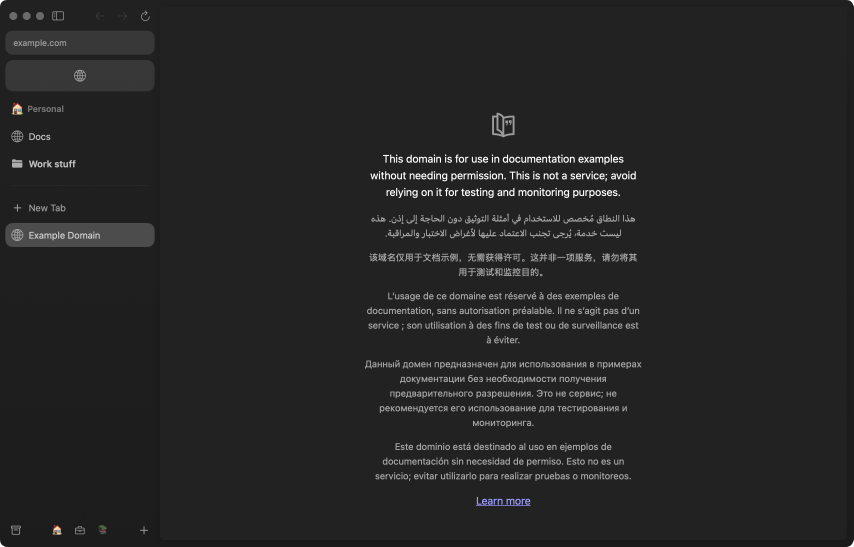
#> input picture review/w9d-mac/rest.png, 2560 x 1640 px, found by its file name (shown at 1/3 size)
$ python compare.py
#> lines starting #> are read from the running program, lines starting #| are printed output that depends on the picture
### review/w9b5-win/scripts/measure.py
# Measure a symbol's ink in a 2x capture: coverage per pixel against the region's background.
import sys, numpy as np
from PIL import Image
def load(path): return np.asarray(Image.open(path).convert('RGB')).astype(float)
#> called with path = 'ref/review/w9d-mac/rest.png'
def coverage(img, x0, y0, x1, y1, bg=None, ink=None):
#> called with x0 = 210, y0 = 1560, x1 = 270, y1 = 1620
    r = img[y0:y1, x0:x1]
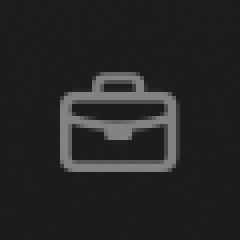
#> r: shape (60, 60, 3) float64 (shown 4 times larger); min 28, max 131, mean 37.9
    if bg is None:
        edge = np.concatenate([r[0], r[-1], r[:,0], r[:,-1]])
#> edge = 240 rows, first 8: [28, 28, 28], [29, 29, 29], [29, 29, 29], [28, 28, 28], [28, 28, 28], [28, 28, 28], [29, 29, 29], [29, 29, 29]
        bg = np.median(edge, axis=0)
#> bg = [28, 28, 28]
    d = np.abs(r - bg).sum(axis=2)
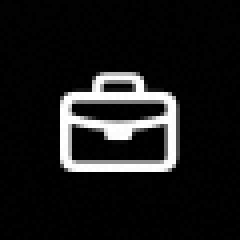
#> d: shape (60, 60) float64 (shown 4 times larger); min 0, max 309, mean 29.7; drawn with min black and max white
    if ink is None:
        iy, ix = np.unravel_index(np.argmax(d), d.shape); ink = r[iy, ix]
#> after `iy, ix = np.unravel_index(np.argmax(d), d.shape)`: iy = 19; ix = 25
#> after `ink = r[iy, ix]`: ink = [131, 131, 131]
    full = np.abs(np.asarray(ink) - bg).sum()
#> full = 309
    return np.clip(d / full, 0, 1), bg, ink
# [13 lines left out: function report, not called in this run]
# [4 lines that do not run on import are left out]

### review/w9b5-win/scripts/compare.py
# Briefcase: Windows' captures against the Mac's, same fixture, same window points, 2x.
import numpy as np
from measure import load, coverage
R = 'ref/review/'
cases = [
    ('bar greyed, dark (three-spaces)', R + 'w9d-mac/rest.png', 'three-spaces.png', (240, 1590), 30),
    ('bar greyed, dark (two-spaces Personal)', R + 'w9c-mac/rest.png', 'two-spaces-personal.png', (274, 1590), 30),
    ('bar greyed, dark (sidebar)', R + 'w9b-mac/sidebar.png', 'sidebar.png', (274, 1590), 30),
    ('bar lit, light (two-spaces Work)', R + 'w9b-mac/two-spaces.png', 'two-spaces.png', (274, 1590), 30),
    ('header lit, 15pt (two-spaces Work)', R + 'w9b-mac/two-spaces.png', 'two-spaces.png', (52, 326), 28),
]
def box(c, x0, y0, cx, cy):
    ys, xs = np.nonzero(c > 0.5)
    return ((x0 + xs.min() - cx) / 2, (x0 + xs.max() + 1 - cx) / 2, (y0 + ys.min() - cy) / 2, (y0 + ys.max() + 1 - cy) / 2)
def fmt(b): return f'x {b[0]:+.2f}..{b[1]:+.2f} y {b[2]:+.2f}..{b[3]:+.2f} ({b[1]-b[0]:.2f}x{b[3]-b[2]:.2f}) centre ({(b[0]+b[1])/2:+.2f},{(b[2]+b[3])/2:+.2f})'
for name, mac, win, (cx, cy), h in cases:
    x0, y0, x1, y1 = cx - h, cy - h, cx + h, cy + h
    m, mbg, mink = coverage(load(mac), x0, y0, x1, y1)
#> mbg = [28, 28, 28]; mink = [131, 131, 131]
    print(name)
    print(f'  mac      {fmt(box(m, x0, y0, cx, cy))} ink {mink} on {mbg}')
#> in box, `ys, xs = np.nonzero(c > 0.5)`: ys = 344 values from 18 to 42; xs = 344 values, max 43 at index 96, min 15 at index 97, mean 28.84
#|   mac      x -7.50..+7.00 y -6.00..+6.50 (14.50x12.50) centre (-0.25,+0.25) ink [131. 131. 131.] on [28. 28. 28.]
    for tag in ('cap-base', 'cap-new'):
        w, wbg, wink = coverage(load(f'{tag}/{win}'), x0, y0, x1, y1)
#> call 2 of load, with path = 'cap-base/three-spaces.png'
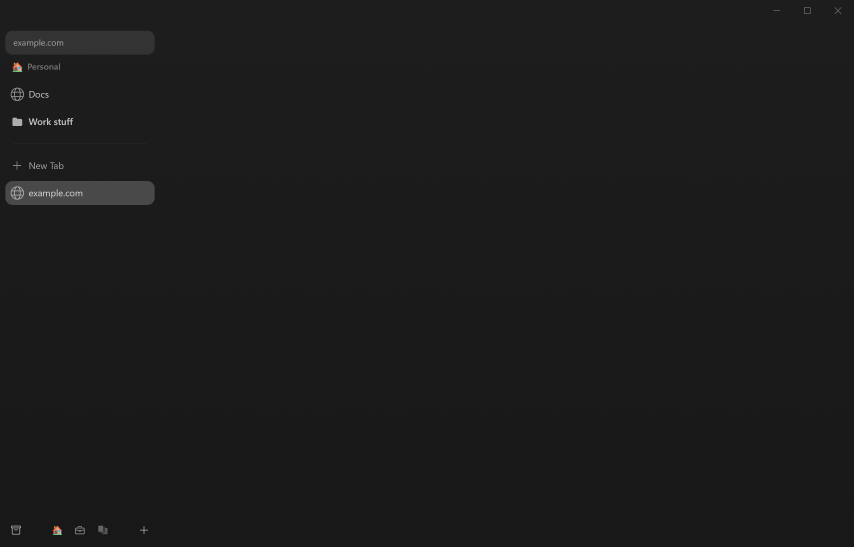
#> input picture review/w9b5-win/three-spaces.png, 2560 x 1640 px, found by its file name (shown at 1/3 size)
#> in coverage (call 2), `edge = np.concatenate([r[0], r[-1], r[:,0], r[:,-1]])`: edge = 240 rows, first 8: [24, 24, 24], [24, 24, 24], [25, 25, 25], [24, 24, 24], [24, 24, 24], [24, 24, 24], [25, 25, 25], [25, 25, 25]
#> wbg = [24, 24, 24]; wink = [129, 129, 129]
        mism = int(((m > .5) != (w > .5)).sum()); n = int((m > .5).sum())
#> after `mism = int(((m > 0.5) != (w > 0.5)).sum())`: mism = 30
#> after `n = int((m > 0.5).sum())`: n = 344
        print(f'  {tag:8} {fmt(box(w, x0, y0, cx, cy))} ink {wink} on {wbg}; px differing (>half covered) {mism} of {n}, mean |coverage diff| {np.abs(m - w).mean():.3f}')
#|   cap-base x -7.50..+7.00 y -6.00..+6.50 (14.50x12.50) centre (-0.25,+0.25) ink [129. 129. 129.] on [24. 24. 24.]; px differing (>half covered) 30 of 344, mean |coverage diff| 0.006
#> pass 2 of the loop `for name, mac, win, (cx, cy), h in cases:`:
#> x0 = 244; y0 = 1560; x1 = 304; y1 = 1620
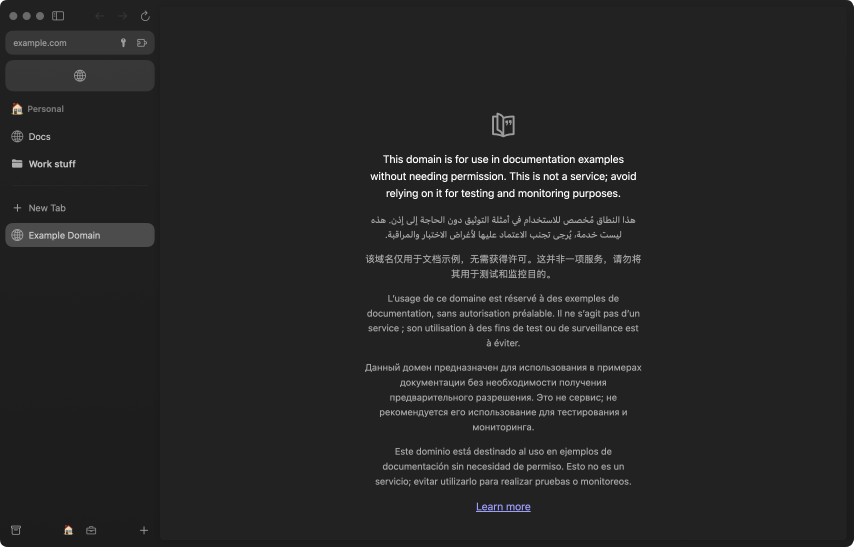
#> input picture review/w9c-mac/rest.png, 2560 x 1640 px, found by its file name (shown at 1/3 size)
#> in coverage (call 4), `d = np.abs(r - bg).sum(axis=2)`:
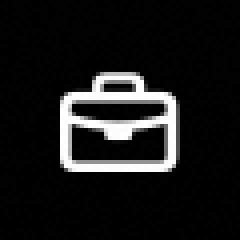
#> d: shape (60, 60) float64 (shown 4 times larger); min 0, max 309, mean 29.7; drawn with min black and max white
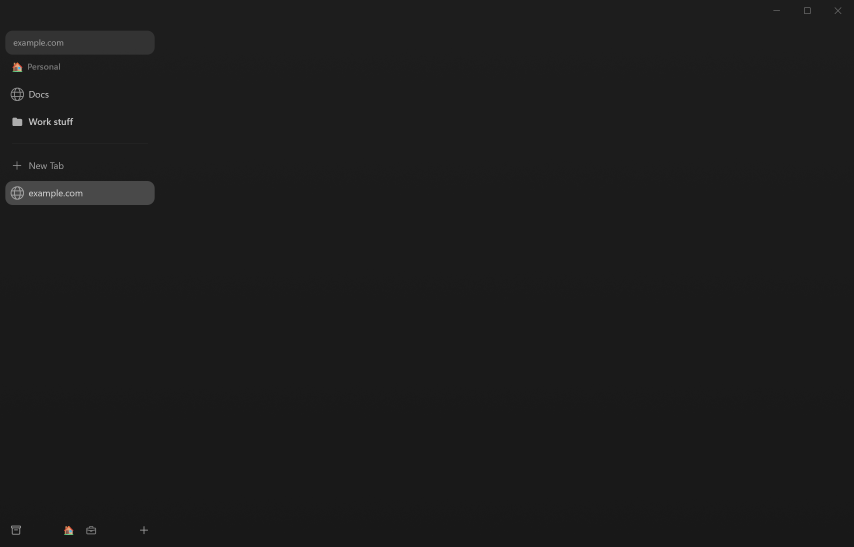
#> input picture review/w9b5-win/two-spaces-personal.png, 2560 x 1640 px, found by its file name (shown at 1/3 size)
#> pass 3 of the loop `for name, mac, win, (cx, cy), h in cases:`:
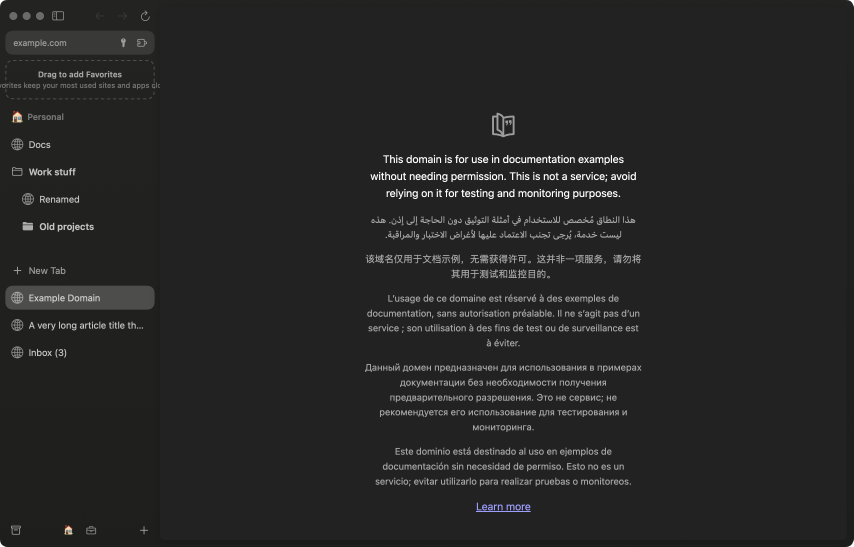
#> input picture review/w9b-mac/sidebar.png, 2560 x 1640 px, found by its file name (shown at 1/3 size)
#> in coverage (call 7), `d = np.abs(r - bg).sum(axis=2)`:
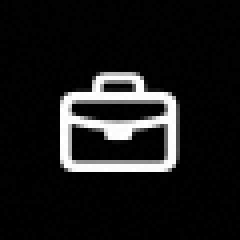
#> d: shape (60, 60) float64 (shown 4 times larger); min 0, max 307, mean 29.5; drawn with min black and max white
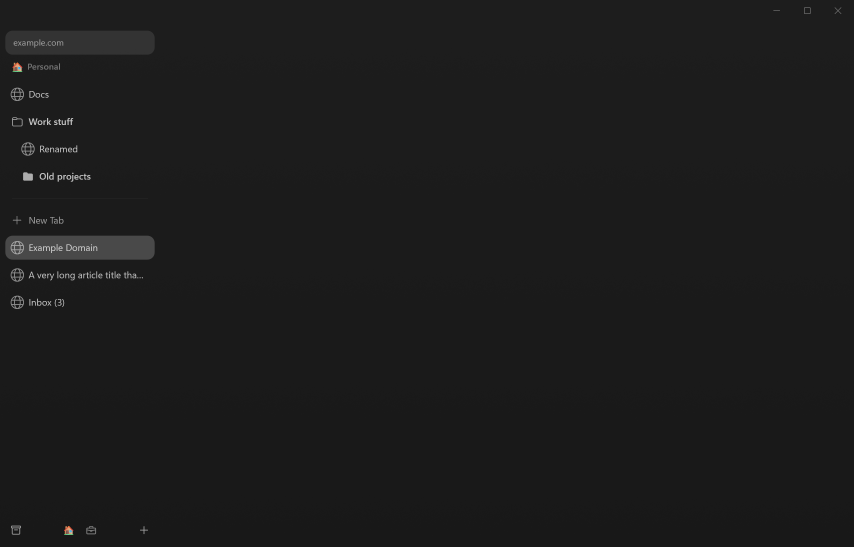
#> input picture review/w9b5-win/sidebar.png, 2560 x 1640 px, found by its file name (shown at 1/3 size)
#> (the run stopped early here; a loop or call above may not have finished)
